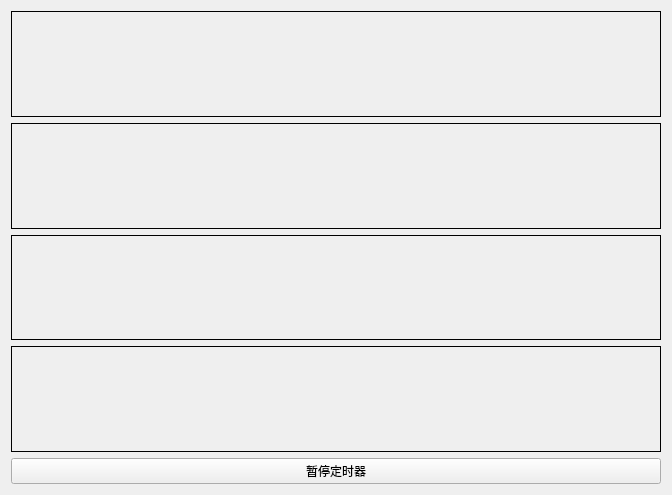
<?xml version="1.0" encoding="UTF-8"?>
<ui version="4.0">
 <class>Widget</class>
 <widget class="QWidget" name="Widget">
  <property name="geometry">
   <rect>
    <x>0</x>
    <y>0</y>
    <width>672</width>
    <height>495</height>
   </rect>
  </property>
  <property name="windowTitle">
   <string>Widget</string>
  </property>
  <layout class="QVBoxLayout" name="verticalLayout">
   <item>
    <widget class="MyLable" name="label">
     <property name="frameShape">
      <enum>QFrame::Box</enum>
     </property>
     <property name="text">
      <string/>
     </property>
    </widget>
   </item>
   <item>
    <widget class="QLabel" name="label_2">
     <property name="frameShape">
      <enum>QFrame::Box</enum>
     </property>
     <property name="text">
      <string/>
     </property>
    </widget>
   </item>
   <item>
    <widget class="QLabel" name="label_3">
     <property name="frameShape">
      <enum>QFrame::Box</enum>
     </property>
     <property name="text">
      <string/>
     </property>
    </widget>
   </item>
   <item>
    <widget class="QLabel" name="label_4">
     <property name="frameShape">
      <enum>QFrame::Box</enum>
     </property>
     <property name="text">
      <string/>
     </property>
    </widget>
   </item>
   <item>
    <widget class="QPushButton" name="pushButton">
     <property name="text">
      <string>暂停定时器</string>
     </property>
    </widget>
   </item>
  </layout>
 </widget>
 <customwidgets>
  <customwidget>
   <class>MyLable</class>
   <extends>QLabel</extends>
   <header location="global">mylable.h</header>
  </customwidget>
 </customwidgets>
 <resources/>
 <connections/>
</ui>
